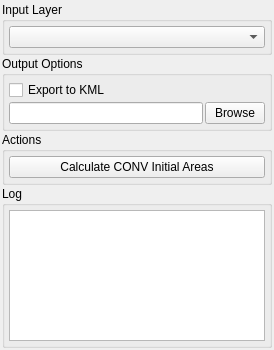
<?xml version="1.0" encoding="UTF-8"?>
<ui version="4.0">
 <class>QPANSOPYCONVInitialDockWidget</class>
 <widget class="QDockWidget" name="QPANSOPYCONVInitialDockWidget">
  <property name="minimumSize">
   <size>
    <width>250</width>
    <height>200</height>
   </size>
  </property>
  <property name="maximumSize">
   <size>
    <width>16777215</width>
    <height>350</height>
   </size>
  </property>
  <widget class="QWidget" name="dockWidgetContents">
   <layout class="QVBoxLayout" name="verticalLayout">
    <property name="spacing">
     <number>1</number>
    </property>
    <property name="margin">
     <number>2</number>
    </property>
    <item>
     <widget class="QGroupBox" name="inputGroup">
      <property name="sizePolicy">
       <sizepolicy hsizetype="Preferred" vsizetype="Fixed">
        <horstretch>0</horstretch>
        <verstretch>0</verstretch>
       </sizepolicy>
      </property>
      <property name="title">
       <string>Input Layer</string>
      </property>
      <layout class="QVBoxLayout" name="inputLayout">
       <property name="spacing">
        <number>2</number>
       </property>
       <property name="margin">
        <number>4</number>
       </property>
       <item>
        <widget class="QgsMapLayerComboBox" name="routingLayerComboBox">
         <property name="sizePolicy">
          <sizepolicy hsizetype="Expanding" vsizetype="Fixed">
           <horstretch>0</horstretch>
           <verstretch>0</verstretch>
          </sizepolicy>
         </property>
        </widget>
       </item>
      </layout>
     </widget>
    </item>
    <item>
     <widget class="QGroupBox" name="outputGroup">
      <property name="sizePolicy">
       <sizepolicy hsizetype="Preferred" vsizetype="Fixed">
        <horstretch>0</horstretch>
        <verstretch>0</verstretch>
       </sizepolicy>
      </property>
      <property name="title">
       <string>Output Options</string>
      </property>
      <layout class="QVBoxLayout" name="outputLayout">
       <property name="spacing">
        <number>2</number>
       </property>
       <property name="margin">
        <number>4</number>
       </property>
       <item>
        <widget class="QCheckBox" name="exportKmlCheckBox">
         <property name="text">
          <string>Export to KML</string>
         </property>
        </widget>
       </item>
       <item>
        <layout class="QHBoxLayout" name="folderLayout">
         <item>
          <widget class="QLineEdit" name="outputFolderLineEdit">
           <property name="readOnly">
            <bool>true</bool>
           </property>
          </widget>
         </item>
         <item>
          <widget class="QPushButton" name="browseButton">
           <property name="text">
            <string>Browse</string>
           </property>
           <property name="maximumSize">
            <size>
             <width>60</width>
             <height>16777215</height>
            </size>
           </property>
          </widget>
         </item>
        </layout>
       </item>
      </layout>
     </widget>
    </item>
    <item>
     <widget class="QGroupBox" name="actionGroup">
      <property name="sizePolicy">
       <sizepolicy hsizetype="Preferred" vsizetype="Fixed">
        <horstretch>0</horstretch>
        <verstretch>0</verstretch>
       </sizepolicy>
      </property>
      <property name="title">
       <string>Actions</string>
      </property>
      <layout class="QVBoxLayout" name="actionLayout">
       <property name="spacing">
        <number>2</number>
       </property>
       <property name="margin">
        <number>4</number>
       </property>
       <item>
        <widget class="QPushButton" name="calculateButton">
         <property name="text">
          <string>Calculate CONV Initial Areas</string>
         </property>
        </widget>
       </item>
      </layout>
     </widget>
    </item>
    <item>
     <widget class="QGroupBox" name="logGroup">
      <property name="sizePolicy">
       <sizepolicy hsizetype="Preferred" vsizetype="Expanding">
        <horstretch>0</horstretch>
        <verstretch>1</verstretch>
       </sizepolicy>
      </property>
      <property name="title">
       <string>Log</string>
      </property>
      <layout class="QVBoxLayout" name="logLayout">
       <property name="spacing">
        <number>2</number>
       </property>
       <property name="margin">
        <number>4</number>
       </property>
       <item>
        <widget class="QTextEdit" name="logTextEdit">
         <property name="maximumHeight">
          <number>60</number>
         </property>
         <property name="readOnly">
          <bool>true</bool>
         </property>
        </widget>
       </item>
      </layout>
     </widget>
    </item>
   </layout>
  </widget>
 </widget>
 <customwidgets>
  <customwidget>
   <class>QgsMapLayerComboBox</class>
   <extends>QComboBox</extends>
   <header>qgsmaplayercombobox.h</header>
  </customwidget>
 </customwidgets>
 <resources/>
 <connections/>
</ui>
